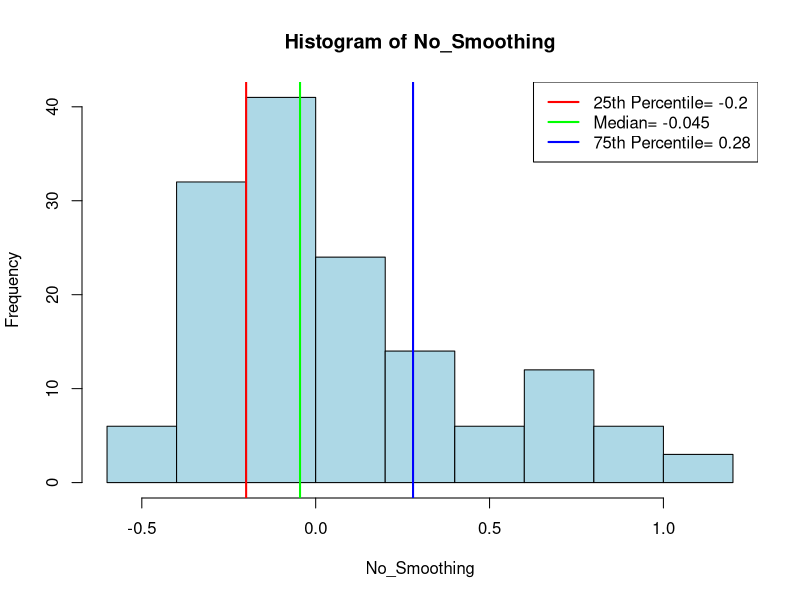
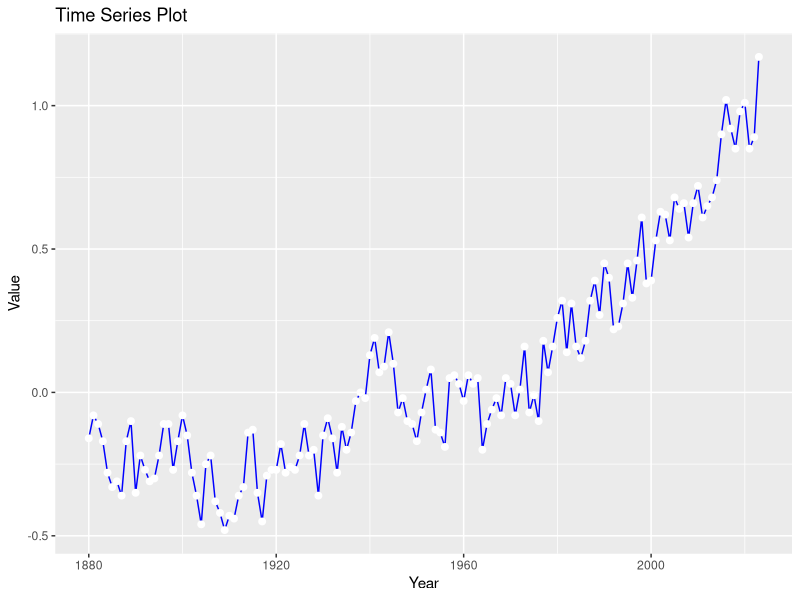
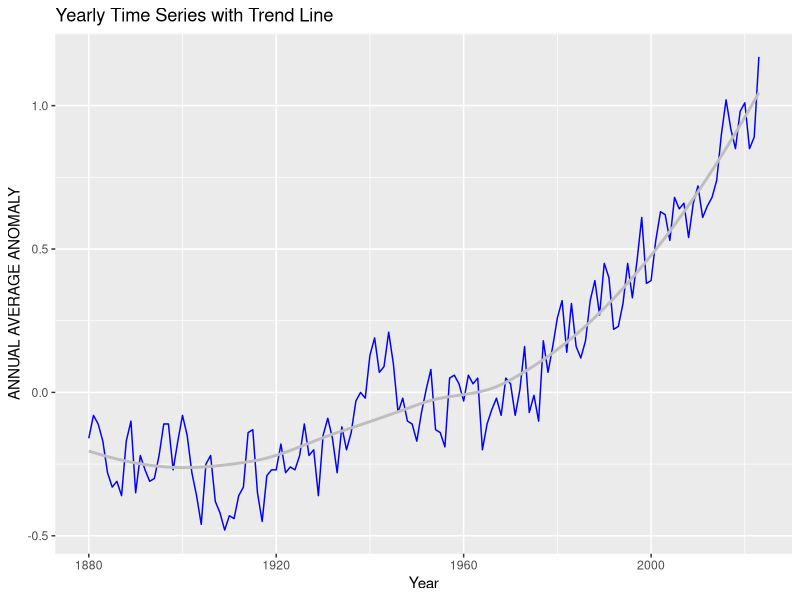
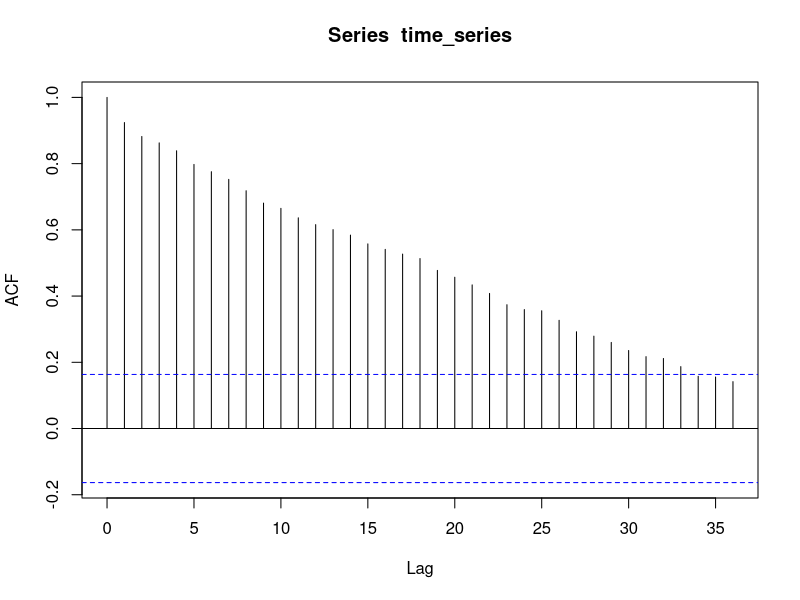
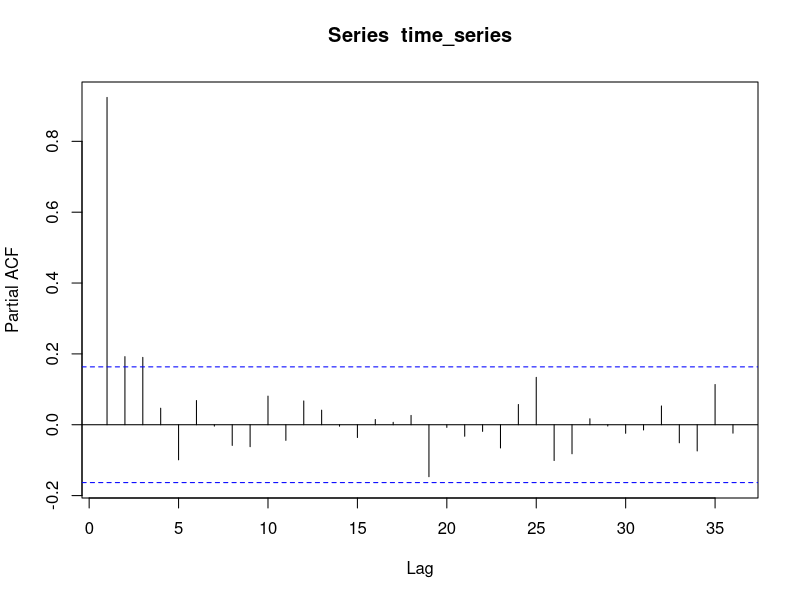
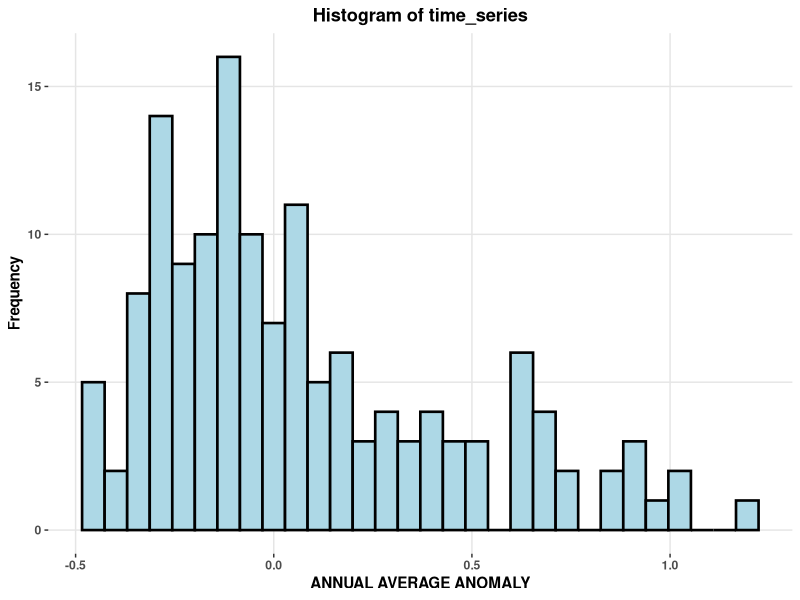
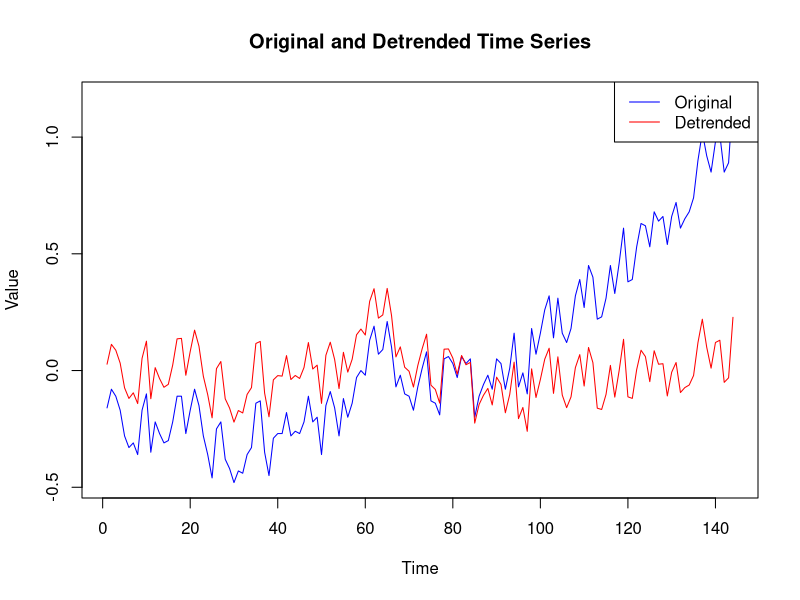
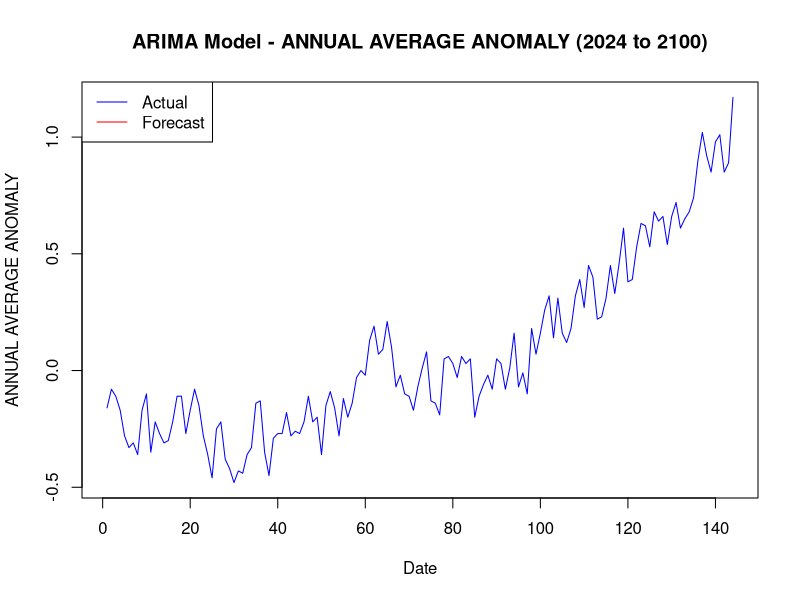

Here is the R script that generated these plots, in order:
## ---- chunk 1
library(tseries)
library(ggplot2)
library(dplyr)
library(stats)
library(forecast)
## ---- chunk 2
#Upload CSV file
dataset <- read.csv("Climate_Indicators_Annual_Mean_Global_Surface_Temperature.csv")

head(dataset)
## ---- chunk 3
data <- subset(dataset, select = -Lowess)
head(data)
## ---- chunk 4
# Calculate mean
mean_value <- mean(data$No_Smoothing, na.rm = TRUE)

# Calculate minimum
min_value <- min(data$No_Smoothing, na.rm = TRUE)

# Calculate maximum
max_value <- max(data$No_Smoothing, na.rm = TRUE)

# Calculate variance
variance_value <- var(data$No_Smoothing, na.rm = TRUE)

# Print the results
cat("Mean:", mean_value, "\n")
cat("Minimum:", min_value, "\n")
cat("Maximum:", max_value, "\n")
cat("Variance:", variance_value, "\n")
## ---- chunk 5
quantiles <- quantile(data$No_Smoothing, probs = c(0.25, 0.5, 0.75), na.rm = TRUE)

# Plot the data with quantiles
hist(data$No_Smoothing, main = "Histogram of No_Smoothing", xlab = "No_Smoothing", ylab = "Frequency", col = "lightblue")
abline(v = quantiles, col = c("red", "green", "blue"), lwd = 2)
legend("topright", legend = c("25th Percentile= -0.2", "Median= -0.045", "75th Percentile= 0.28"), col = c("red", "green", "blue"), lty = 1, lwd = 2)
## ---- chunk 6
ggplot(data, aes(x = Year, y = No_Smoothing)) +
  geom_line(color = "blue") +
  geom_point(color = "white", size = 2) +  
  labs(title = "Time Series Plot", x = "Year", y = "Value")
## ---- chunk 7
time_series <- data$No_Smoothing
## ---- chunk 8
# Perform ADF test
adf_result <- adf.test(time_series)

# Print ADF test results
print(adf_result)

if (adf_result[["p.value"]] < 0.05) {
  print(paste0("The time series is stationary"))
} else {
  print(paste0("The time series is not stationary"))
}

## ---- chunk 9
ggplot(data, aes(x = Year, y = No_Smoothing)) +
  geom_line(color = "blue") +
   geom_smooth( method = "loess",
    formula = "y ~ x",
    se = FALSE,
    col = "grey") +
   labs(title = "Yearly Time Series with Trend Line", x = "Year", y = "ANNUAL AVERAGE ANOMALY")
## ---- chunk 10
acf(time_series,lag.max = 36)

## ---- chunk 11
pacf(time_series, lag.max = 36)
## ---- chunk 12
# Conduct Shapiro-Wilk test for normality
shapiro_test <- shapiro.test(time_series)

print(shapiro_test)

 if (shapiro_test$p.value >= 0.05) {
    print("The time series is Normal")
} else {
    print("The time series is not Normal")
}

## ---- chunk 13
ggplot(data, aes(x = No_Smoothing)) +
  geom_histogram(fill = "lightblue", color = "black", size = 0.9) +
  labs(x = "ANNUAL AVERAGE ANOMALY", y = "Frequency",
       title = "Histogram of time_series") +
  theme(
    axis.text = element_text(face = "bold"),
    axis.title = element_text(face = "bold"),
    plot.title = element_text(face = "bold", hjust = 0.5),
    panel.grid.major = element_line(colour = "#E5E5E5"),
    panel.background = element_rect(fill = "white") # White background
  )
## ---- chunk 14
# Set the maximum lag for the test
max_lag <- 36 

# Perform the Ljung-Box test
ljung_box_test <- Box.test(time_series, lag = max_lag, type = "Ljung-Box")

# Print the test results
print(ljung_box_test)

if (ljung_box_test$p.value < 0.05) {
  print("Data points are Dependent up to the specified lag.")
} else {
  print("Data points are independent up to the specified lag.")
}
## ---- chunk 15
# Create a time index
time_index <- seq_along(time_series)

# Fit a quadratic regression model
quadratic_model <- lm(time_series ~ poly(time_index, 2))

# Extract the fitted values
fitted_values <- predict(quadratic_model)

# Remove the quadratic trend
detrended_series <- time_series - fitted_values

# Plot original and detrended series
plot(time_index, time_series, type = "l", col = "blue", xlab = "Time", ylab = "Value", main = "Original and Detrended Time Series")
lines(time_index, detrended_series, col = "red")
legend("topright", legend = c("Original", "Detrended"), col = c("blue", "red"), lty = 1)
## ---- chunk 16
# Perform ADF test
adf_result <- adf.test(detrended_series)

# Print ADF test results
print(adf_result)

if (adf_result[["p.value"]] < 0.05) {
  print(paste0("The time series is stationary"))
} else {
  print(paste0("The time series is not stationary"))
}
## ---- chunk 17
# Convert data to time series
data_ts <- ts(data$No_Smoothing, start = c(1880), frequency = 1)

# Find the best ARIMA model using auto.arima
fit <- auto.arima(data_ts)

# Print the best model
print(fit)
## ---- chunk 18
# Make forecast
forecast_steps <- 76
forecast <- forecast(fit, h = forecast_steps)

# Plot forecasted ANNUAL AVERAGE ANOMALY
plot(data$No_Smoothing, type = "l", col = "blue", xlab = "Date", ylab = "ANNUAL AVERAGE ANOMALY", main = "ARIMA Model - ANNUAL AVERAGE ANOMALY (2024 to 2100)")
lines(forecast$mean, col = "red")
legend("topleft", legend = c("Actual", "Forecast"), col = c("blue", "red"), lty = 1)
## ---- chunk 19
residuals <- residuals(fit)
## ---- chunk 20
# Residuals Plot
plot(residuals, type='o', col='#83A2FF', xlab='Date', ylab='Residuals', main='Residuals Plot')
grid()
## ---- chunk 21
mean_residual <- mean(residuals)
std_residual <- sd(residuals)
print(paste("Mean of residuals:", mean_residual))
print(paste("Standard deviation of residuals:", std_residual))
## ---- chunk 22
# Plot ACF and PACF of residuals
par(mfrow=c(2,1))
acf(residuals, main="ACF of Residuals")
## ---- chunk 23
pacf(residuals, main="PACF of Residuals")
## ---- chunk 24
# Plot histogram and Q-Q plot of residuals
par(mfrow=c(1,2))
hist(residuals, main="Histogram of Residuals")
## ---- chunk 25
qqnorm(residuals); qqline(residuals)
